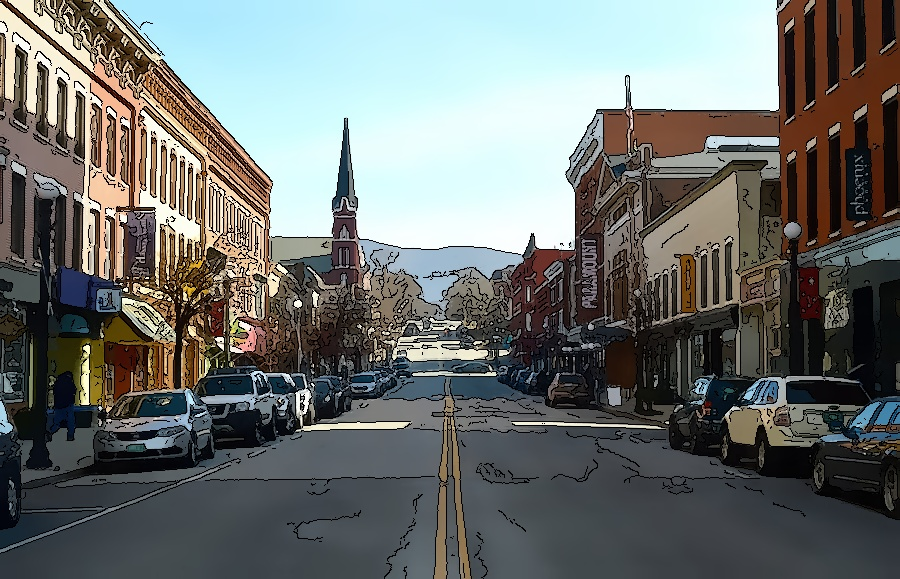
//> input picture block10/Comics/tmp.jpg, 900 x 579 px
$ ./main tmp.jpg   (built with g++ and OpenCV 4)
//> lines starting //> are read from the running program, lines starting //| are printed output that depends on the picture
//> further down, image is the input picture: 579 rows x 900 cols, CV_8UC3; mean B, G, R 110.4, 112.8, 109.1
### block10/Comics/src/CartoonFilter.h
#pragma once


#include <opencv2/core/mat.hpp>

class CartoonFilter {
public:
    CartoonFilter() = delete;

    static void apply(const cv::Mat &src, cv::Mat &dst, double meanShiftSp = 20.0, double meanshiftSr = 45.0,
                      int gaussianKernelWidth = 7, int gaussianKernelHeight = 7,
                      double gaussianSigma = 1.5, int threshold1 = 50, int threshold2 = 150, int aperture = 5);
};

### block10/Comics/src/CartoonFilter.cpp
#include <cassert>
#include <opencv2/core.hpp>
#include <opencv/cv.hpp>
#include "CartoonFilter.h"

void CartoonFilter::apply(const cv::Mat &src, cv::Mat &dst, double meanShiftSp, double meanshiftSr,
                          int gaussianKernelWidth, int gaussianKernelHeight,
                          double gaussianSigma, int threshold1, int threshold2, int aperture) {
//> called with meanShiftSp = 10, meanshiftSr = 20, gaussianKernelWidth = 7, gaussianKernelHeight = 7, gaussianSigma = 1.5, threshold1 = 50, threshold2 = 150, aperture = 5
    size_t chCount = static_cast<size_t>(src.channels());
//> chCount = 3
    assert(chCount > 0);
    assert(src.data);
    std::vector<cv::Mat> channels(chCount);

    cv::Mat gray;
    cv::Mat meanShift(src);
//    cv::Mat meanShift;
//    cv::pyrMeanShiftFiltering(src, meanShift, meanShiftSp, meanshiftSr);
    cv::cvtColor(meanShift, gray, CV_BGR2GRAY);
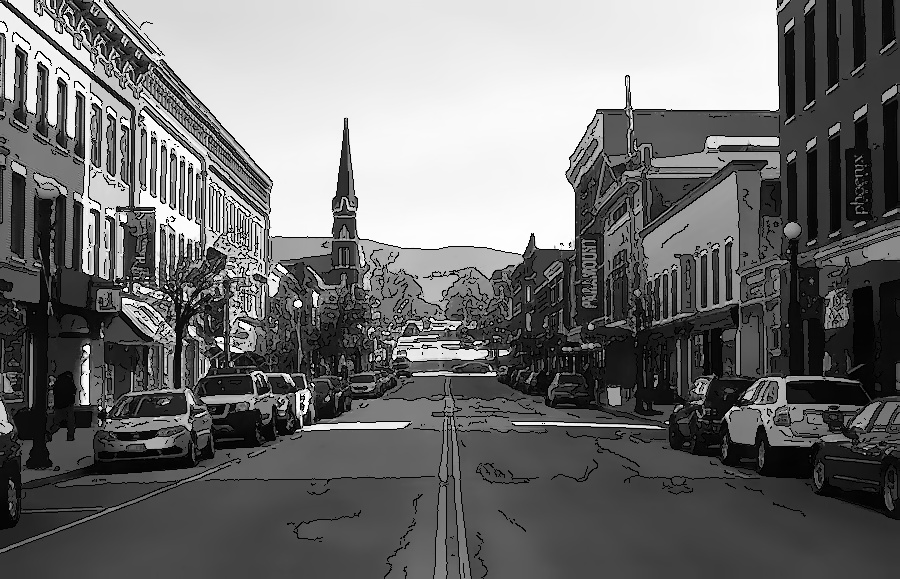
//> gray: 579 rows x 900 cols, CV_8UC1; min 0, max 255, mean 111.4
    cv::GaussianBlur(gray, gray, cv::Size(gaussianKernelWidth, gaussianKernelHeight), gaussianSigma);
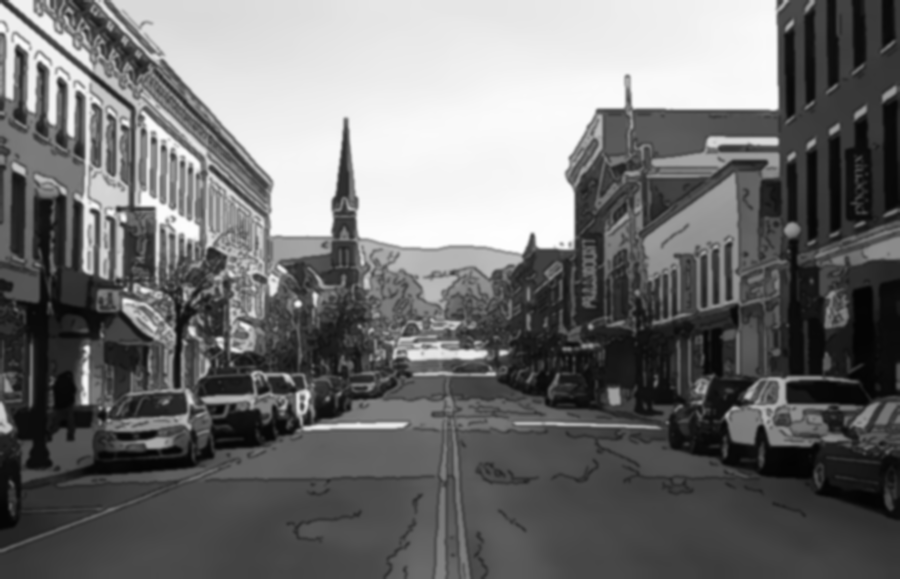
//> gray: 579 rows x 900 cols, CV_8UC1; min 3, max 254, mean 111.4

    cv::Mat canny;
    cv::Canny(gray, canny, threshold1, threshold2, aperture);
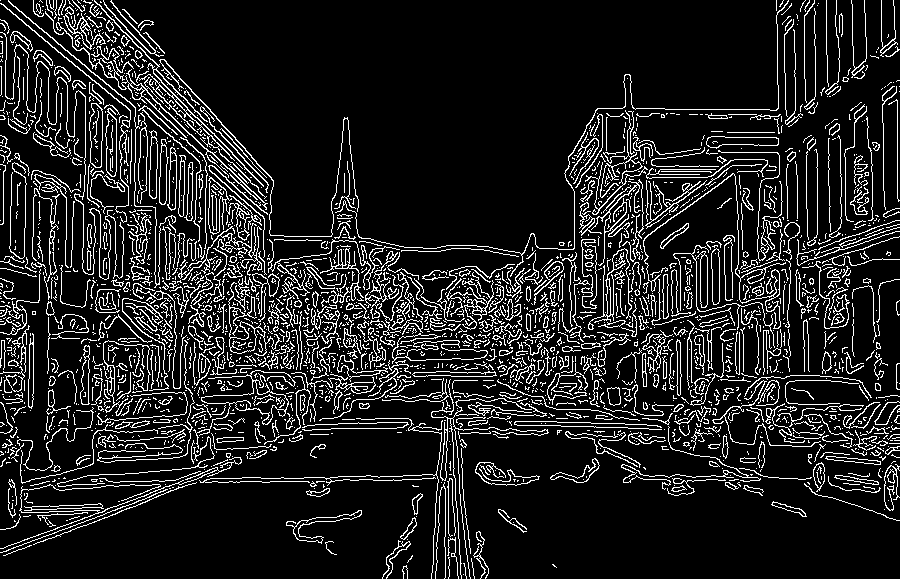
//> canny: 579 rows x 900 cols, CV_8UC1; 12.7% white in thin lines or dots

    cv::split(meanShift, channels);
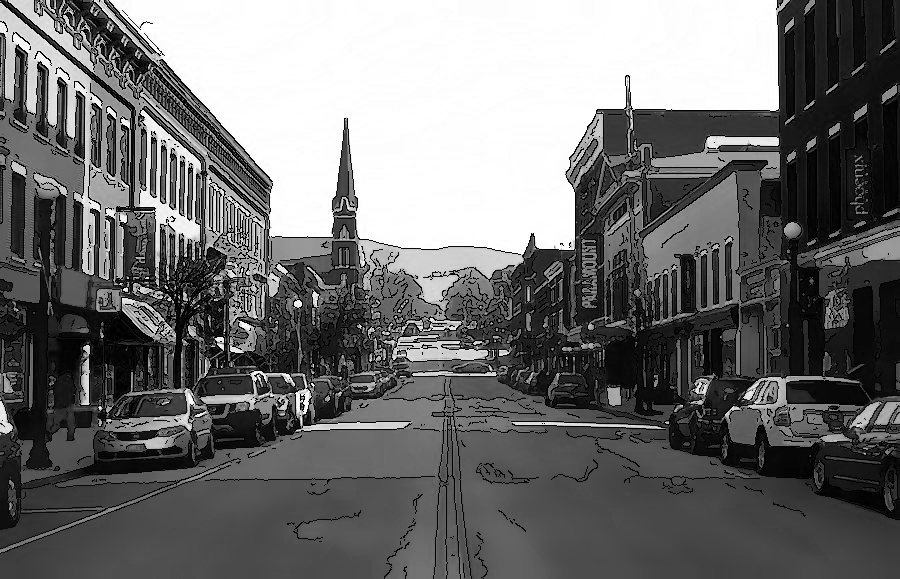
//> channels[0]: 579 rows x 900 cols, CV_8UC1; min 0, max 255, mean 110.4
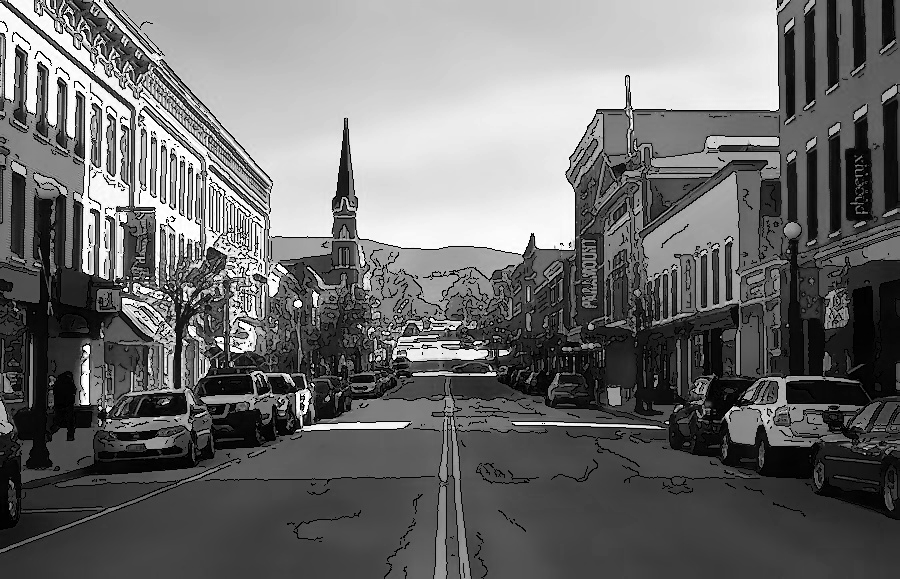
//> channels[2]: 579 rows x 900 cols, CV_8UC1; min 0, max 255, mean 109.1
    for (auto &channel : channels) {
        channel -= canny;
    }
//> this loop made 3 passes
//> pass 1, in apply, `channel -= canny;`:
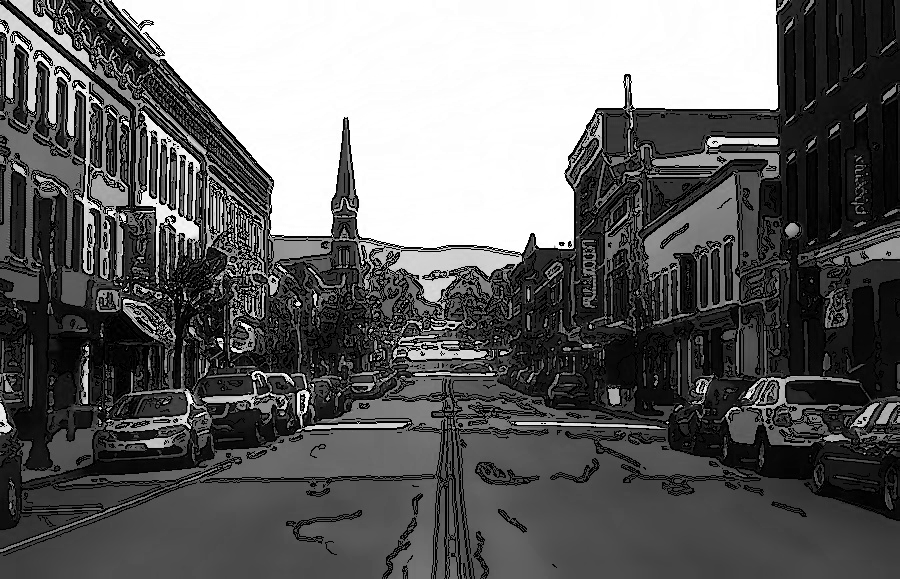
//> channel: 579 rows x 900 cols, CV_8UC1; min 0, max 255, mean 100
    cv::merge(channels, dst);
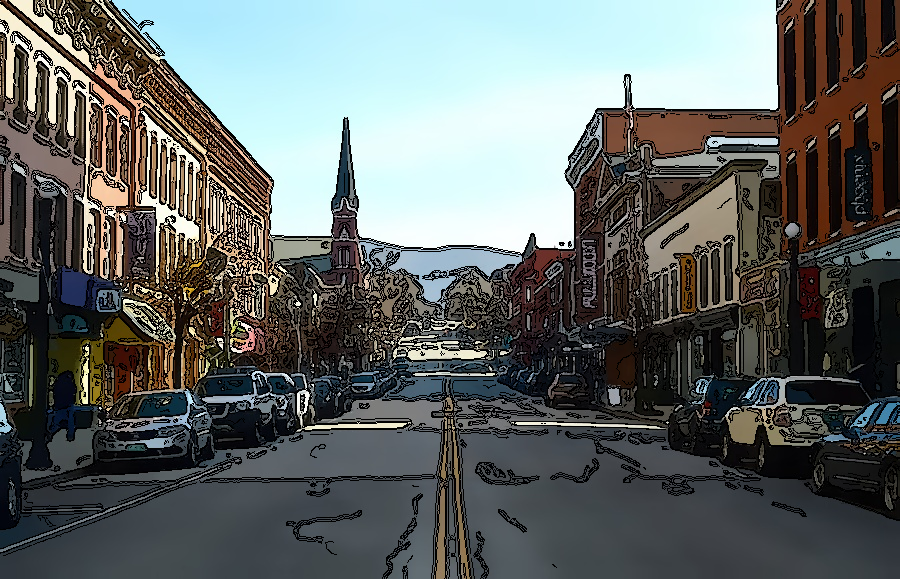
//> dst: 579 rows x 900 cols, CV_8UC3; mean B, G, R 100, 101.6, 97.2
}

### block10/Comics/main.cpp
#include <iostream>
#include <opencv2/imgcodecs.hpp>
#include <opencv/cv.hpp>
#include "src/CartoonFilter.h"

static const constexpr int  ESC = 27;

void printHelp() {
    std::cout << "Usage: Comics <image>" << std::endl;
}

int main(int argc, char *argv[]) {
    if (argc < 2) {
        printHelp();
        return 0;
    }

    cv::Mat image = cv::imread(argv[1]);
    if (!image.data) {
        std::cerr << "Failed to load the image " << argv[1] << std::endl;
        return 1;
    }

    cv::imshow("original",image);

    cv::namedWindow("Parameters");
    int meanShiftSp = 10, meanShiftSr = 20;
    int gaussianKernelHalfWidth = 3, gaussianKernelHalfHeight = 3;
    int gaussianSigma = 15;
    int cannyThreshold1 = 50, cannyThreshold2 = 150, cannyHalfAperture = 2;
    cv::createTrackbar("Meanshift spatial window", "Parameters", &meanShiftSp, 50, nullptr);
    cv::setTrackbarMin("Meanshift spatial window", "Parameters", 0);
    cv::createTrackbar("Meanshift color window", "Parameters", &meanShiftSr, 100, nullptr);
    cv::setTrackbarMin("Meanshift spatial window", "Parameters", 0);
    cv::createTrackbar("Gaussian kernel half width", "Parameters", &gaussianKernelHalfWidth, 10, nullptr);
    cv::setTrackbarMin("Gaussian kernel half width", "Parameters", 0);
    cv::createTrackbar("Gaussian kernel half height", "Parameters", &gaussianKernelHalfHeight, 10, nullptr);
    cv::setTrackbarMin("Gaussian kernel half height", "Parameters", 0);
    cv::createTrackbar("Gaussian sigma", "Parameters", &gaussianSigma, 100, nullptr);
    cv::setTrackbarMin("Gaussian sigma", "Parameters", 0);
    cv::createTrackbar("Threshold 1", "Parameters", &cannyThreshold1, 1000, nullptr);
    cv::setTrackbarMin("Threshold 1", "Parameters", 0);
    cv::createTrackbar("Threshold 2", "Parameters", &cannyThreshold1, 1000, nullptr);
    cv::setTrackbarMin("Threshold 2", "Parameters", 0);
    cv::createTrackbar("Half Aperture", "Parameters", &cannyHalfAperture, 3, nullptr);
    cv::setTrackbarMin("Half Aperture", "Parameters", 1);
    cv::Mat dst;
    while(true) {
        CartoonFilter::apply(image, dst, meanShiftSp, meanShiftSr,
                             gaussianKernelHalfWidth * 2 + 1, gaussianKernelHalfHeight * 2 + 1, gaussianSigma / 10.0,
                             cannyThreshold1, cannyThreshold2, cannyHalfAperture * 2 + 1);
        cv::imshow("comics", dst);
        int k = cv::waitKey(1) & 0xFF;
//> the Esc key is pressed
        if (k == ESC) {
            break;
        }
    }
    cv::destroyAllWindows();
    cv::imwrite("./tmp2.jpg", dst);
    return 0;
}
